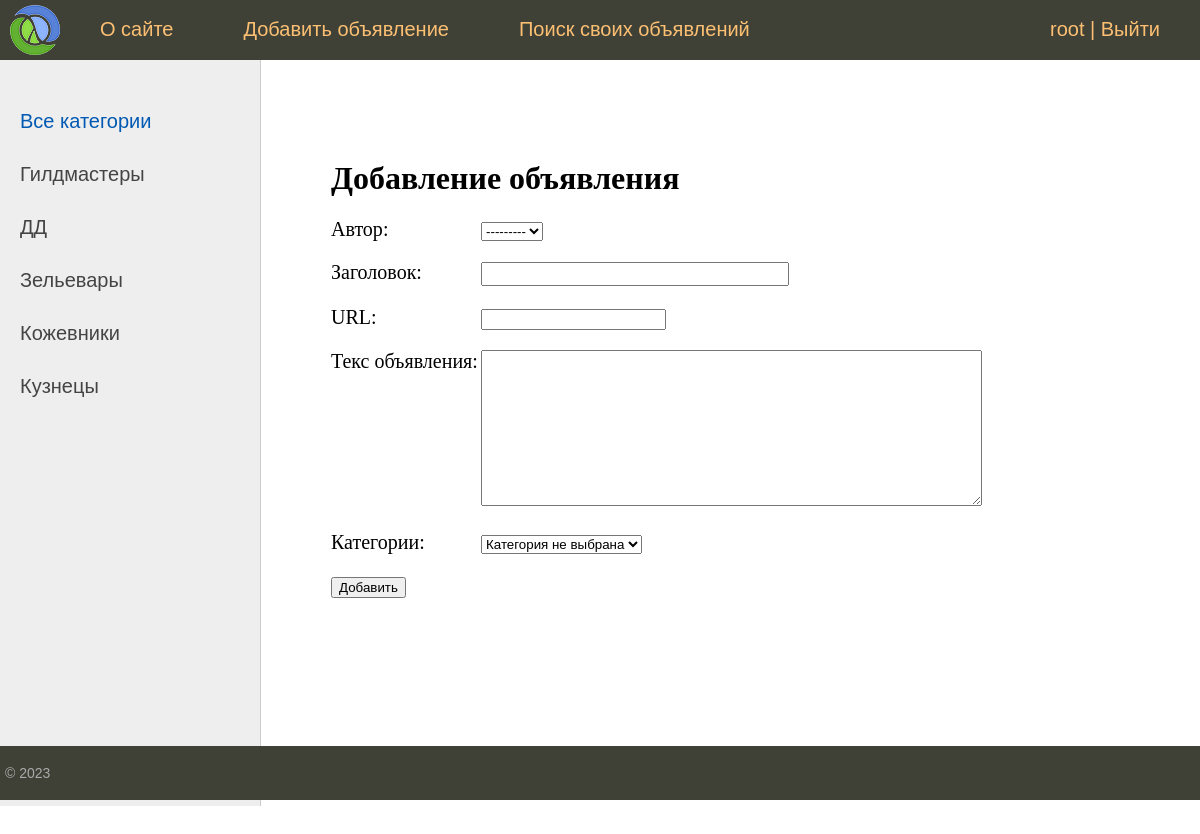
Screenshot of /add_announce/ (signed in) with the database file from the repository.
### board/models.py (models this page shows)
class Category(models.Model):
    name = models.CharField(max_length=50, db_index=True, verbose_name="Категория")
    slug = models.SlugField(max_length=255, unique=True, db_index=True, verbose_name='URL')
    def __str__(self):
        return self.name
    def get_absolute_url(self):
        return reverse('category', kwargs={'cat_slug': self.slug})
    class Meta:
        verbose_name = 'Категория'
        verbose_name_plural = 'Категории'
        ordering = ['name']

### board/views.py (the view)
# urls.py: path('add_announce/', AddAnnounce.as_view(), name='add_announce'),
class AddAnnounce(LoginRequiredMixin, DataMixin, CreateView):
    form_class = AddPostForm
    template_name = 'board/addpage.html'
    success_url = reverse_lazy('home')  # Переадресация для зарегистрированных
    login_url = reverse_lazy('home')  # Переадресация для не зарегистрированных
    raise_exception = True
    def get_context_data(self, *, object_list=None, **kwargs):
        context = super().get_context_data(**kwargs)  # получаем контекст уже существующий
        c_def = self.get_user_context(title='Добавление объявления')
        return dict(list(context.items()) + list(c_def.items()))

### board/forms.py
class AddPostForm(forms.ModelForm):
    class Meta:
        model = Announce
        fields = ['author', 'title', 'slug', 'content', 'cat']
        widgets = {
            'title': forms.TextInput(attrs={'class': 'form-input'}),
            'content': forms.Textarea(attrs={'cols': 60, 'rows': 10}),
        }
    def __init__(self, *args, **kwargs):
        super().__init__(*args, **kwargs)
        self.fields['cat'].empty_label = 'Категория не выбрана'

### board/utils.py (called while the page is built)
    def get_user_context(self, **kwargs):
        context = kwargs
        cats = Category.objects.annotate(Count('announce'))
        user_menu = menu.copy()
        if not self.request.user.is_authenticated:
            user_menu.pop(1)
        context['menu'] = user_menu
        context['cats'] = cats
        if 'cat_selected' not in context:
            context['cat_selected'] = 0
        return context

### board/templates/board/addpage.html (shortened to what this page needs)
{% extends 'board/base.html' %}
{% block content %}
<h1>{{title}}</h1>
<form action="{% url 'add_announce' %}" method="post">
    {% for f in form %}
        <p><label class="form-label" for="{{ f.id_for_label }}">{{f.label}}: </label>{{ f }}</p>
    {% endfor %}
    <button type="submit">Добавить</button>
</form>
{% endblock %}

### board/templates/board/base.html (shortened to what this page needs)
{% load static %}
{% load board_tags %}
<!DOCTYPE html>
<html>
<head>
	<link type="text/css" href="{% static 'board/css/styles.css' %}" rel="stylesheet" />
</head>
<body>
<table class="table-page" border=0 cellpadding="0" cellspacing="0">
<tr><td valign=top>
{% block mainmenu %}
		<div class="header">
			<ul id="mainmenu" class="mainmenu">
			<li class="logo"><a href="{% url 'home' %}"><div class="logo"></div></a></li>
{% for m in menu %}
			<li><a href="{% url m.url_name %}">{{m.title}}</a></li>
{% endfor %}
	{% if request.user.is_authenticated %}
			<li class="last"> {{user.username}} | <a href="{% url 'logout' %}">Выйти</a></li>
	{% else %}
			<li class="last"><a href="{% url 'register' %}">Регистрация</a> | <a href="{% url 'login' %}">Войти</a></li>
	{% endif %}
			</ul>
		</div>
{% endblock mainmenu %}
<table class="table-content" border=0 cellpadding="0" cellspacing="0">
<tr>
	<td valign="top" class="left-chapters">
	<ul id="leftchapters">
		{% if cat_selected == 0 %}
			<li class="selected">Все категории</li>
		{% else %}
			<li><a href="{% url 'home' %}">Все категории</a></li>
		{% endif %}
		{% for c in cats %}
		{% if c.announce__count > 0 %}
			{% if c.pk == cat_selected %}
				<li class="selected">{{c.name}}</li>
			{% else %}
				<li><a href="{{ c.get_absolute_url }}">{{c.name}}</a></li>
			{% endif %}
		{% endif %}
		{% endfor %}
	</ul>
</td>
<td valign="top" class="content">
	<div class="content-text">
{% block content %}
{% endblock %}
	</div>
</td></tr></table>
</td></tr>
<tr><td valign=top>
	<div id="footer">
		<p>&copy; 2023</p>
	</div>
</td></tr></table>
</body>
</html>

### board/static/board/css/styles.css (style rules this page uses)
html, body { font-family: 'Arial'; margin: 0; padding: 0; height: 100%; width: 100%; color: #444; }
a { color: #0059b2; text-decoration: none; }
.table-page { width: 100%; height: 100%; vertical-align: top; }
.table-page tr { height: 100%; }
.header { background: #3F4137; height: 60px; }
.logo { background: url('../images/logo.png') no-repeat 10px 5px; width: 70px; height: 60px; }
ul.mainmenu { list-style: none; margin: 0; padding: 0; height: 60px; color: #fdc073; font-size: 20px; overflow: hidden; }
ul.mainmenu li { float: left; margin: 18px 40px 0 30px; }
ul.mainmenu li.logo { margin: 0; }
ul.mainmenu li.last { float: right; }
ul.mainmenu li a { color: #fdc073; text-decoration: none; }
.table-content { width: 100%; min-height: 100%; height: 100%; }
.left-chapters { margin: 0; background: #eee; border-right: 1px solid #ccc; min-height: 100%; }
.left-chapters ul { width: 230px; min-height: 100%; margin: 0; padding: 20px 10px 10px 20px; list-style: none; font-size: 20px; }
.left-chapters ul li { margin: 30px 0 0 0; color: #999; }
.left-chapters ul li.selected { color: #0059b2; }
.left-chapters ul li a { color: #444; text-decoration: none; }
.content { padding: 40px 20px 20px 40px; width: 100%; box-sizing: border-box; }
.content-text { margin: 60px 0 0 30px; color: #000; font-size: 20px; font-family: Yandex Sans Display Light; }
.content-text h1 { font-size: 32px; }
#footer { box-sizing: border-box; background: #3F4137; padding: 5px; color: #aaa; font-size: 14px; font-family: Verdana, Geneva, Arial, Helvetica; text-align: left; overflow: hidden; }
.form-input { width: 300px; font-size: 16px; }
.form-label { display: inline-block; min-width: 150px; vertical-align: top; }

### rows the page displays
Category: name "Гилдмастеры"
Category: name "ДД"
Category: name "Зельевары"
Category: name "Кожевники"
Category: name "Кузнецы"

### other values shown
{{ m.title }} "О сайте" "Добавить объявление" "Поиск своих объявлений"
{{ user.username }} "root"
{{ title }} "Добавление объявления"
{{ f.label }} "Автор" "Заголовок" "URL" "Текс объявления" "Категории"
